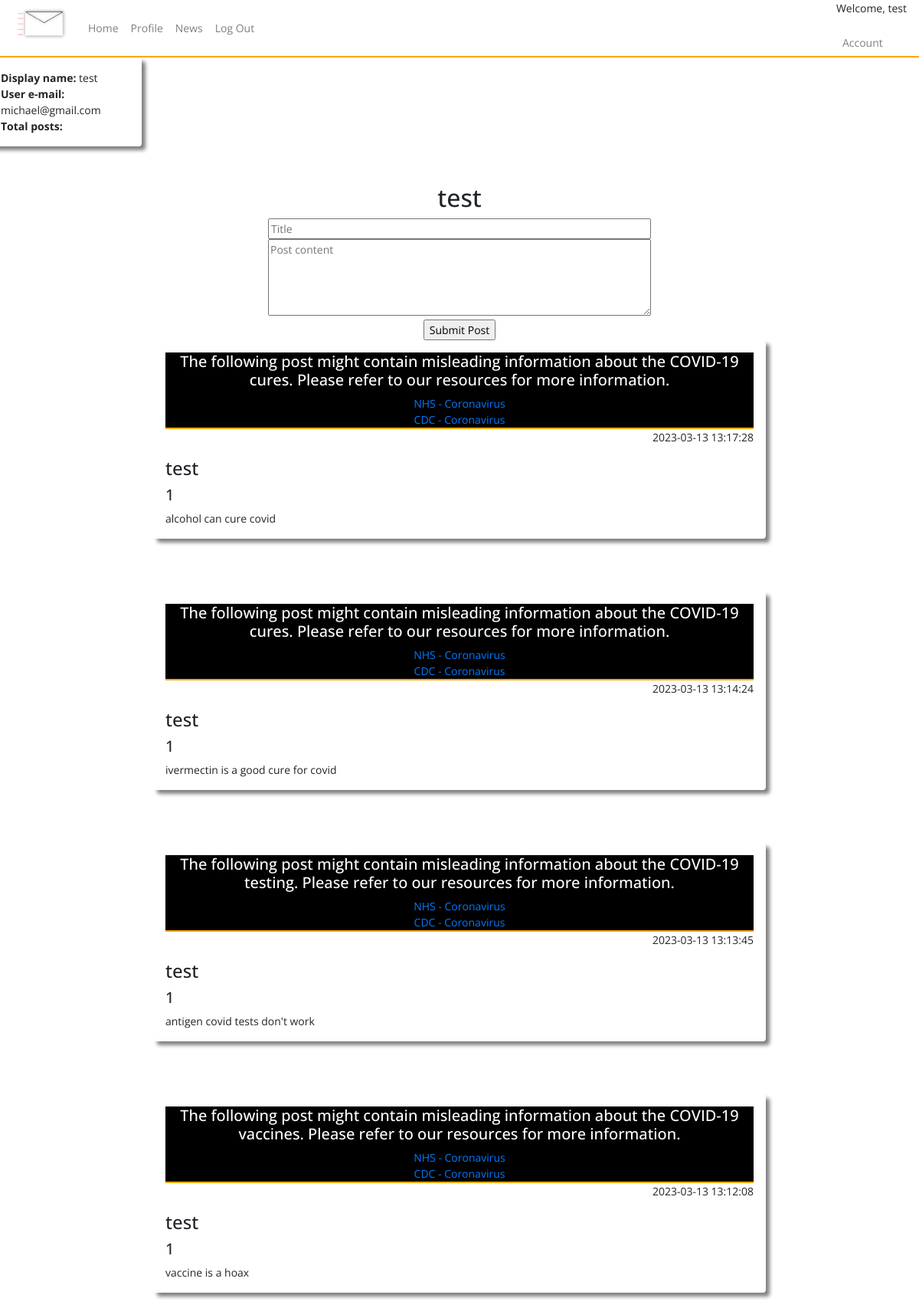
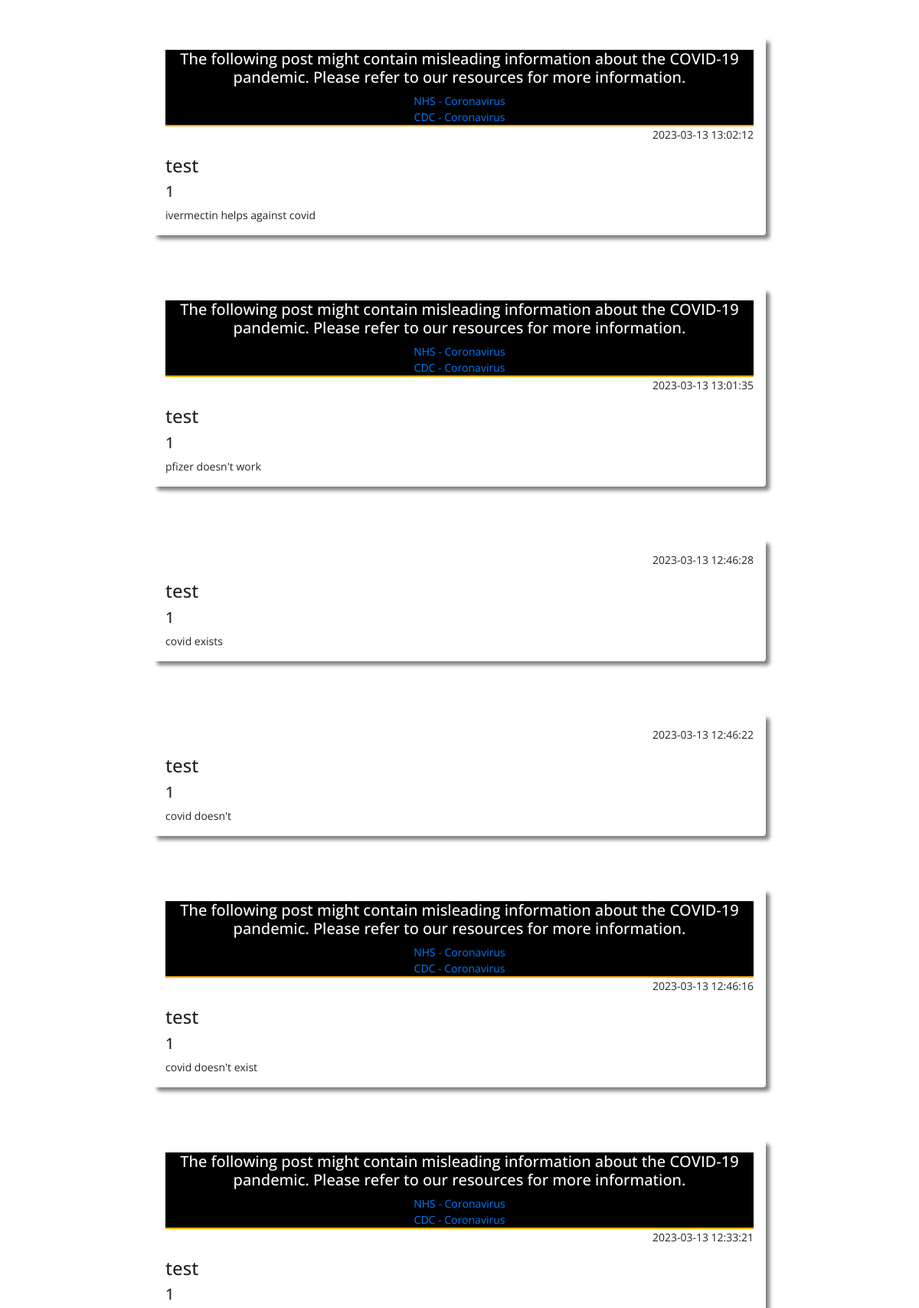
Page /index (signed in, upper part) on the committed database (2 pictures, top to bottom).
### tables this page shows
CREATE TABLE users (
    ID INTEGER PRIMARY KEY AUTOINCREMENT,
    username TEXT NOT NULL,
    password TEXT NOT NULL,
    email TEXT NOT NULL UNIQUE
, user_type VARCHAR, whitelisted text, blacklisted text);

CREATE TABLE posts (
    ID INTEGER PRIMARY KEY AUTOINCREMENT,
    title TEXT NOT NULL,
    content TEXT NOT NULL,
    by_user TEXT NOT NULL,
    created_at timestamp default current_timestamp
, userID integer, flag_covid text, blacklisted text, flag_vaccine text, flag_tests text, flag_cures text);

### app.py (the view)
@app.route("/index")
def posts():
   if not session.get('username'):
    return redirect(url_for('home'))
   posts=query_db('SELECT * FROM posts ORDER BY created_at DESC')
   user=query_db('SELECT * FROM users WHERE username = ?', [session['username']], True)
   return render_template('index.html', posts = posts, user = user)

### app.py (called while the page is built)
def query_db(query, args=(), one=False):
    con = g._database = sqlite3.connect(DATABASE)
    con.row_factory = sqlite3.Row
    cur = con.execute(query, args)
    rv = cur.fetchall()
    cur.close()
    return (rv[0] if rv else None) if one else rv

### templates/index.html (shortened to what this page needs)
{% include "layout.html" %}
{% include "nav.html" %}
<body>
<div class="row h-500 acc_snippet">
  <div class="col-4 shadow p-3 mb-5 rounded">
      <b>Display name:</b> {{ user.username }}<br>
      <b>User e-mail:</b> {{ user.email }}<br>
      <b>Total posts:</b>
  </div>
</div>
<div class="container-fluid create-post">
  <div class="row h-500">
    <div class="col">
      <h2>{{session.username}}</h2>
      <form action="{{ url_for('post_submit') }}" method="POST" id="post_form">
        <input type="text" placeholder="Title" name="title" style="width: 500px" required/><br>
        <textarea placeholder="Post content" form="post_form" name="content" style="height: 100px; width: 500px" required></textarea>
        <br/>
        <input type="submit" value="Submit Post" />
      </form>
</div>
</div>
</div>
    {% for post in posts %}
    <div class="shadow mx-auto posts p-3 mb-5 rounded">
    {% if post.flag_covid == "yes" %}
    <div class="flagged_post">
      <h5>The following post might contain misleading information about the COVID-19 pandemic. Please refer to our resources for more information.</h5>
      <a href="https://www.nhs.uk/conditions/coronavirus-covid-19/">NHS - Coronavirus </a><br>
      <a href="https://www.cdc.gov/coronavirus/2019-ncov/index.html">CDC - Coronavirus</a>
    </div>
    {% endif %}
    {% if post.flag_vaccine == "yes" %}
    <div class="flagged_post">
      <h5>The following post might contain misleading information about the COVID-19 vaccines. Please refer to our resources for more information.</h5>
      <a href="https://www.nhs.uk/conditions/coronavirus-covid-19/">NHS - Coronavirus </a><br>
      <a href="https://www.cdc.gov/coronavirus/2019-ncov/index.html">CDC - Coronavirus</a>
    </div>
    {% endif %}
    {% if post.flag_cures == "yes" %}
    <div class="flagged_post">
      <h5>The following post might contain misleading information about the COVID-19 cures. Please refer to our resources for more information.</h5>
      <a href="https://www.nhs.uk/conditions/coronavirus-covid-19/">NHS - Coronavirus </a><br>
      <a href="https://www.cdc.gov/coronavirus/2019-ncov/index.html">CDC - Coronavirus</a>
    </div>
    {% endif %}
    {% if post.flag_tests == "yes" %}
    <div class="flagged_post">
      <h5>The following post might contain misleading information about the COVID-19 testing. Please refer to our resources for more information.</h5>
      <a href="https://www.nhs.uk/conditions/coronavirus-covid-19/">NHS - Coronavirus </a><br>
      <a href="https://www.cdc.gov/coronavirus/2019-ncov/index.html">CDC - Coronavirus</a>
    </div>
    {% endif %}
    <p align="right">{{  post.created_at  }}</p>
    <h4>{{ post.by_user }}</h4>
    <h5>{{ post.title }}</h5>
    {{ post.content }}<br/>
    </div>
    <br/>
    {% endfor %}
</body>

### templates/layout.html (shortened to what this page needs)
<!doctype html>
<head>
  <link href="{{ url_for('static', filename='css/bootstrap.min.css') }}" rel="stylesheet">
  <link href="{{ url_for('static', filename='css/style.css') }}" rel="stylesheet">
  <link href="https://cdnjs.cloudflare.com/ajax/libs/toastr.js/latest/toastr.min.css" rel="stylesheet">
</head>

### templates/nav.html (shortened to what this page needs)
<nav class="navbar nav-main navbar-expand-lg navbar-light">
    <a class="navbar-brand">
      <img src="{{url_for('static', filename='assets/logo.png')}}" alt="logo" style="height: 75px;">
    </a>
    <div class="collapse navbar-collapse" id="navbarNav">
      <ul class="navbar-nav">
        <li class="nav-item">
          <a class="nav-link" href="{{ url_for('posts') }}">Home</a>
        </li>
        <li class="nav-item">
          <a class="nav-link" href="{{ url_for('profile') }}">Profile</a>
        </li>
        <li class="nav-item">
          <a class="nav-link" href="{{ url_for('news') }}">News</a>
        </li>
        <li class="nav-item">
          <a class="nav-link" href="{{ url_for('logout') }}">Log Out</a>
        </li>
      </ul>
    </div>
    <div class="welcome-session">
      <p>Welcome, {{session.username}}</p>
      <ul class="navbar-nav">
        <li class="nav-item">
          <a class="nav-link" href="{{ url_for('account_settings') }}">Account</a>
        </li>
      </ul>
    </div>
  </nav>

### static/css/style.css (style rules this page uses)
body { font-family: 'Open Sans', sans-serif; font-weight: 400px; font-size: 14px; }
.shadow { box-shadow: 5px 5px 5px grey; }
.posts { width: 800px; }
.create-post { margin-left: auto; margin-right: auto; justify-content: center; text-align: center; padding-top: -20px; }
.nav-main { background-color: rgb(255, 255, 255); border-bottom: 2px solid orange; height: 75px; }
.welcome-session { text-align: right; }
.acc_snippet { width: 50%; }
.flagged_post { text-align: center; background-color: black; color: white; border-bottom: 2px solid orange; height: auto; width: auto; }

### rows in the picture
users: username "test", email "michael@gmail.com"
posts: flag_cures "NHS - Coronavirus", created_at "2023-03-13 13:17:28", by_user "test", title "1", content "alcohol can cure covid"
posts: flag_cures "NHS - Coronavirus", created_at "2023-03-13 13:14:24", by_user "test", title "1", content "ivermectin is a good cure for covid"
posts: flag_tests "NHS - Coronavirus", created_at "2023-03-13 13:13:45", by_user "test", title "1", content "antigen covid tests don't work"
posts: flag_vaccine "NHS - Coronavirus", created_at "2023-03-13 13:12:08", by_user "test", title "1", content "vaccine is a hoax"
posts: flag_covid "NHS - Coronavirus", created_at "2023-03-13 13:02:12", by_user "test", title "1", content "ivermectin helps against covid"
posts: flag_covid "NHS - Coronavirus", created_at "2023-03-13 13:01:35", by_user "test", title "1", content "pfizer doesn't work"
posts: created_at "2023-03-13 12:46:28", by_user "test", title "1", content "covid exists"
posts: created_at "2023-03-13 12:46:22", by_user "test", title "1", content "covid doesn't"
posts: flag_covid "NHS - Coronavirus", created_at "2023-03-13 12:46:16", by_user "test", title "1", content "covid doesn't exist"
posts: flag_covid "NHS - Coronavirus", created_at "2023-03-13 12:33:21", by_user "test", title "1"

### other values in the picture
{{ session.username }} "test"
